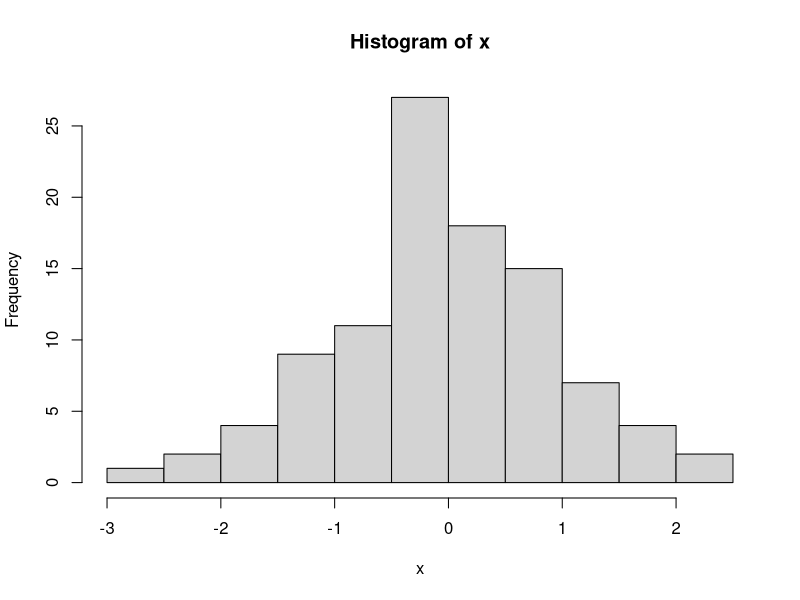

R code for this plot:
## ---- chunk 1

x = rnorm(100, 0, 1)
hist(x)
